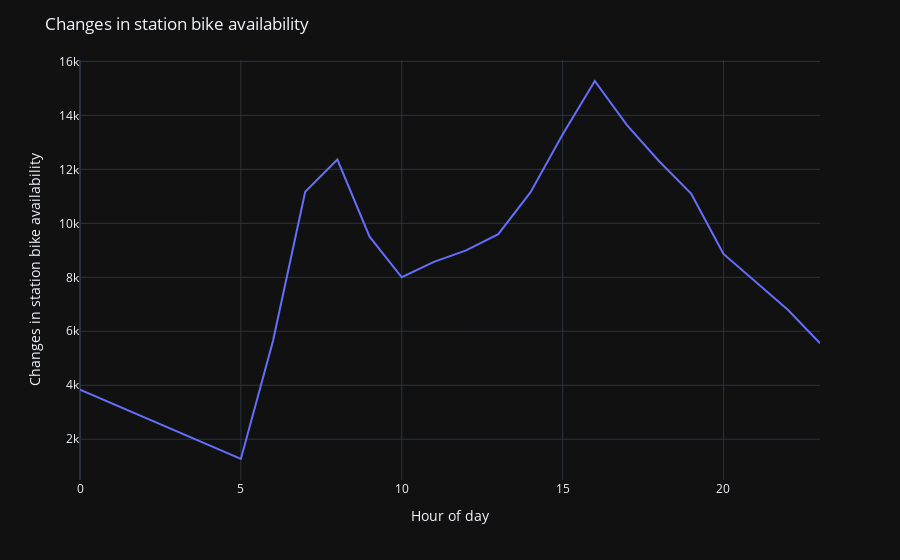

Source (notebook cell):
### Markdown cell above
## Changes in station bike availability by hour of day

### Code cell
# Graph how often the number of bikes at a station changes by the hour of day
stations['same_station_as_previous_row'] = stations['station_id'] == stations['station_id'].shift(-1)
stations['change_in_bikes'] = stations['same_station_as_previous_row'] * stations['num_bikes_available'] != stations['num_bikes_available'].shift(-1)
changed_by_hour = stations.groupby(stations.last_reported.dt.hour).change_in_bikes.sum()
fig = px.line(
    changed_by_hour, y='change_in_bikes', labels={'change_in_bikes': 'Changes in station bike availability', 'last_reported':'Hour of day'}
)
fig.update_layout(
    title='Changes in station bike availability',
    xaxis_title='Hour of day',
)
fig

### Figure 1 — Plotly figure (JSON) as saved in the notebook; plotly's stock layout.template omitted (floating-point values rounded to 4 significant figures)
{"data": [{"hovertemplate": "Hour of day=%{x}<br>Changes in station bike availability=%{y}<extra></extra>", "legendgroup": "", "line": {"color": "#636efa", "dash": "solid"}, "marker": {"symbol": "circle"}, "mode": "lines", "name": "", "orientation": "v", "showlegend": false, "type": "scatter", "x": [0, 5, 6, 7, 8, 9, 10, 11, 12, 13, 14, 15, 16, 17, 18, 19, 20, 21, 22, 23], "xaxis": "x", "y": [3840, 1267, 5646, 11171, 12363, 9505, 8002, 8571, 8999, 9598, 11146, 13288, 15274, 13638, 12300, 11090, 8867, 7833, 6799, 5558], "yaxis": "y"}], "layout": {"legend": {"tracegroupgap": 0}, "margin": {"t": 60}, "title": {"text": "Changes in station bike availability"}, "xaxis": {"anchor": "y", "domain": [0, 1], "title": {"text": "Hour of day"}}, "yaxis": {"anchor": "x", "domain": [0, 1], "title": {"text": "Changes in station bike availability"}}}}
